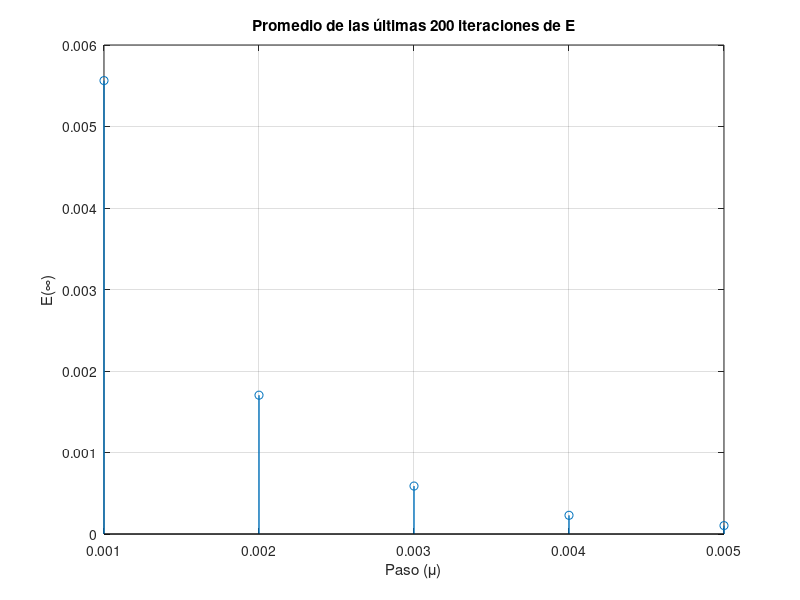

This chart was generated by the following MATLAB code:
clear all;

% Parámetros
f0 = 500;
N = 2000;
mu = [1e-3 2e-3 3e-3 4e-3 5e-3];
M = 2;
omega0 = 2 * pi * f0;
fs = 44100;
t = (0:N-1) / fs;

varianza_ruido = 5e-4;

r = sqrt(varianza_ruido) * randn(1, N + 5);
s = zeros(1, N);
for i = 1 : N
    j = i + 5;
    s(i) = r(j) + 0.9 * r(j - 1) + 0.5 * r(j - 2) + 0.45 * r(j - 3) + 0.35 * r(j - 4) + 0.25 * r(j - 5);
end

entrada = [sin(2*pi*f0*t); cos(2*pi*f0*t)];


E = zeros(1, 5);

% Generar la señal de interferencia g
A = 0.1 + sqrt(0.003) * randn();
phi = rand() * 2 * pi;
g = A * sin(omega0 * t + phi);
x = s + g;
    
for m = 1 : 5 
    x_hat = [];
    e = [];
    w = [0 0]';

    for n = 1 : N
        x_hat(n) = w' * entrada(:, n);
        e(n) = x(n) - x_hat(n);
        w = w + mu(m) * entrada(:, n) * e(n);
    end
   
    E_aux = abs(s - e).^2;
    E(m) = mean(E_aux(800:N));
end

figure();
stem(mu, E, 'LineWidth', 1)
grid on;
title('Promedio de las últimas 200 iteraciones de E');
ylabel('E(\infty)');
xlabel('Paso (\mu)');
